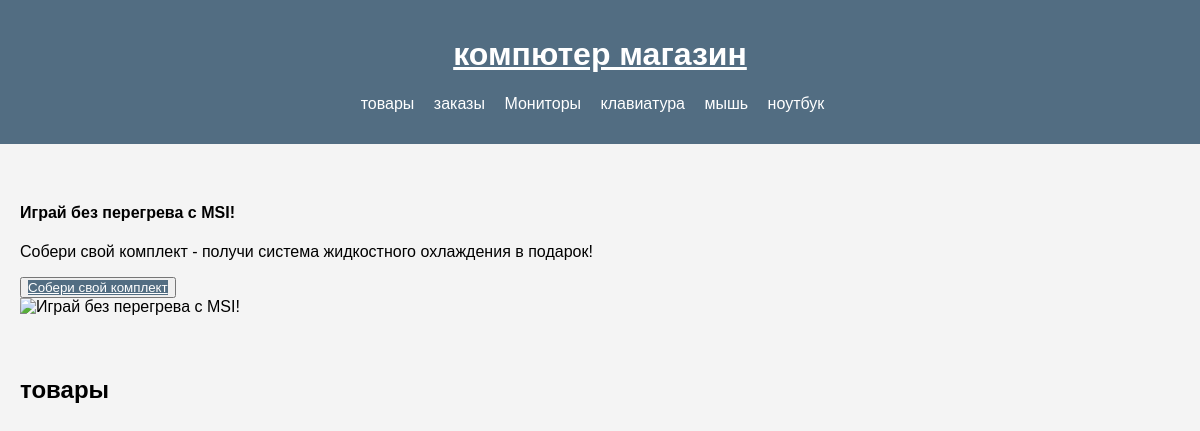
The app's page /?category=4 with its own data.
### shop/models.py (models this page shows, shortened)
class Category(models.Model):
    name = models.CharField(max_length=100)  # Kategoriya nomi
    description = models.TextField(blank=True)  # Kategoriya haqida qisqacha ma'lumot

### shop/views.py (the view)
# urls.py: path('', views.product_list, name='product_list'),  # Barcha mahsulotlar ro'yxati
def product_list(request):
    category_id = request.GET.get('category')
    if category_id:
        products = Product.objects.filter(category_id=category_id)
    else:
        products = Product.objects.all()
    categories = Category.objects.all()  # Barcha kategoriyalarni olib kelish
    return render(request, 'product_list.html', {'products': products, 'categories': categories})

### templates/product_list.html (shortened to what this page needs)
{% extends 'base.html' %}
{% block content %}
<h2>товары</h2>
{% endblock %}

### templates/base.html (shortened to what this page needs)
<!DOCTYPE html>
<html lang="uz">
<head>
</head>
<body>
    <header style="background-color: #526D82;">
        <h1 style="color: black;"><a style="color: white;" href="{% url 'product_list' %}">компютер магазин</a></h1>
        <nav>
            <ul>
                <li><a href="{% url 'product_list' %}">товары</a></li>
                <li><a href="{% url 'order_list' %}">заказы</a></li>
                {% for category in categories %}
                <li><a href="{% url 'product_list'  %}?category={{ category.id }}">{{category.name}}</a></li>
                {% endfor %}
            </ul>
        </nav>
    </header>
    <div><div class="twoside-block" id="RightImageLeftText"><div class="container title_component"><h3 class="title"><b></b></h3></div><div class="container twoside-block-container"><div class="content row"><div class="col-lg-6 col-sm-12 p-5"><h4 class="title"><b>Играй без перегрева с MSI!</b></h4><p class="description mt-5">Собери свой комплект - получи система жидкостного охлаждения в подарок!</p><div class="mt-5"><button class="button-twoside"><a href="https://gshop.uz/category/okhlazhdenie-ot-msi-v-podarok?page=1&amp;size=12" style="color: white; background-color: #526D82;">Собери свой комплект</a></button></div></div><div class="col-lg-6 col-sm-12"><picture class="h-100 w-100"><source class="h-100 w-100" srcset="https://files.ox-sys.com/cache/500x_/image/50/67/4f/50674f61b12dff6def48b01992ed6e8994bb105c098098618c5d4d8719f0c176.jpg" media="(max-width: 560px)"><source class="h-100 w-100" srcset="https://files.ox-sys.com/cache/500x_/image/50/67/4f/50674f61b12dff6def48b01992ed6e8994bb105c098098618c5d4d8719f0c176.jpg" media="(max-width: 991px)"><img class="h-100 w-100" src="https://files.ox-sys.com/cache/800x_/image/50/67/4f/50674f61b12dff6def48b01992ed6e8994bb105c098098618c5d4d8719f0c176.jpg" title="image" alt="Играй без перегрева с MSI!"></picture></div></div></div></div></div>
    <div class="content">
        {% block content %}{% endblock %}
    </div>
</body>
</html>

### templates/base.html (style rules this page uses)
body { font-family: Arial, sans-serif; background-color: #f4f4f4; margin: 0; padding: 0; }
header { background-color: #526D82; color: white; padding: 15px; text-align: center; }
nav ul { list-style-type: none; padding: 0; }
nav ul li { display: inline; margin-right: 15px; }
nav ul li a { color: white; text-decoration: none; }
.content { padding: 20px; }
header { background-color: #333; color: white; padding: 15px; text-align: center; }

### records on screen
Category: name "Мониторы"
Category: name "клавиатура"
Category: name "мышь"
Category: name "ноутбук"
